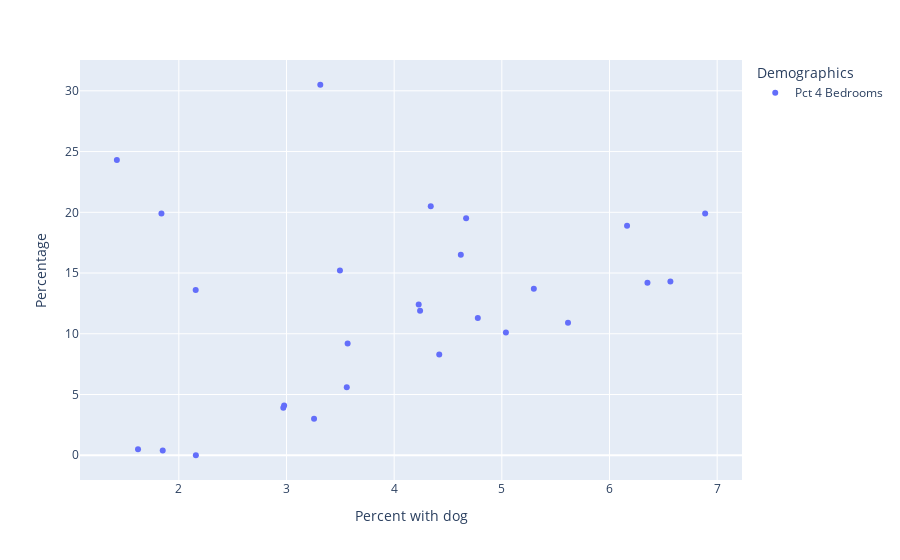

Source (notebook cell):
### Code cell
plot_attribute('Pct 4 Bedrooms')

### Figure 1 — Plotly figure (JSON) as saved in the notebook; plotly's stock layout.template omitted (floating-point values rounded to 4 significant figures)
{"data": [{"hovertemplate": "variable=Pct 4 Bedrooms<br>households_with_dog_pct=%{x}<br>value=%{y}<extra></extra>", "legendgroup": "Pct 4 Bedrooms", "marker": {"color": "#636efa", "symbol": "circle"}, "mode": "markers", "name": "Pct 4 Bedrooms", "orientation": "v", "showlegend": true, "type": "scatter", "x": [2.158, 2.978, 4.777, 1.621, 3.496, 5.038, 4.419, 4.34, 2.97, 4.668, 6.163, 5.297, 6.888, 4.619, 3.568, 1.85, 3.56, 4.241, 5.615, 2.156, 3.256, 6.353, 4.228, 1.838, 3.314, 1.424, 6.566], "xaxis": "x", "y": [0, 4.1, 11.3, 0.5, 15.2, 10.1, 8.3, 20.5, 3.9, 19.5, 18.9, 13.7, 19.9, 16.5, 9.2, 0.4, 5.6, 11.9, 10.9, 13.6, 3, 14.2, 12.4, 19.9, 30.5, 24.3, 14.3], "yaxis": "y"}], "layout": {"legend": {"title": {"text": "Demographics"}, "tracegroupgap": 0}, "margin": {"t": 60}, "xaxis": {"anchor": "y", "domain": [0, 1], "title": {"text": "Percent with dog"}}, "yaxis": {"anchor": "x", "domain": [0, 1], "title": {"text": "Percentage"}}}}
